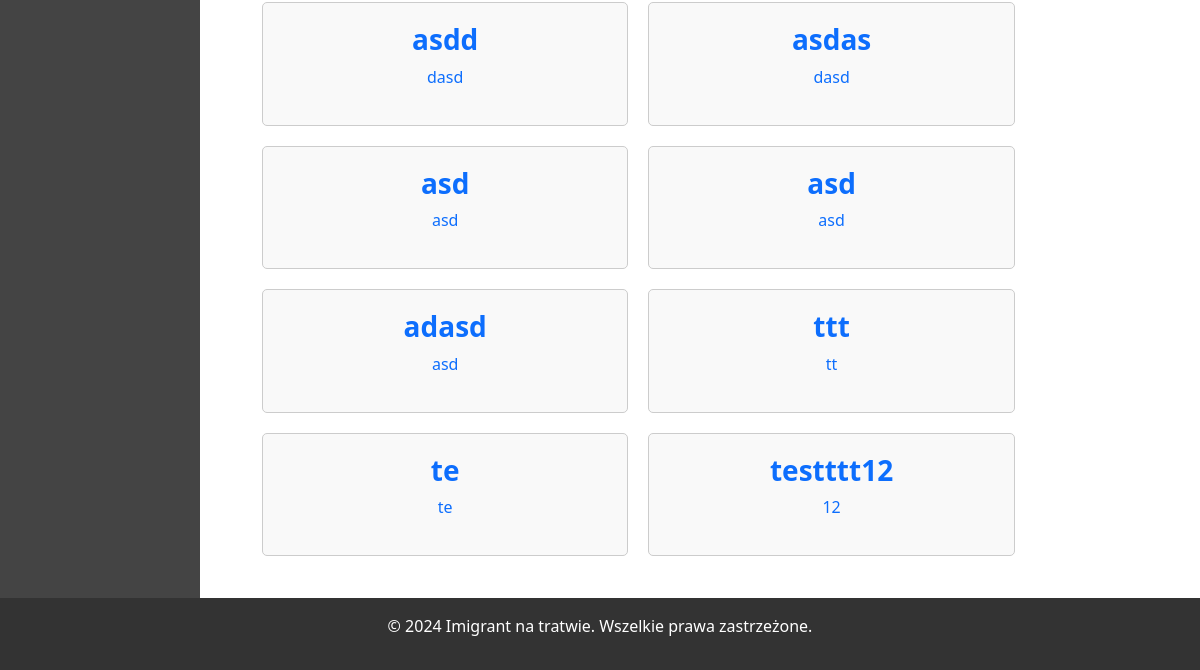
The page /quiz/testlist/ (lower part) on the database as committed earlier.
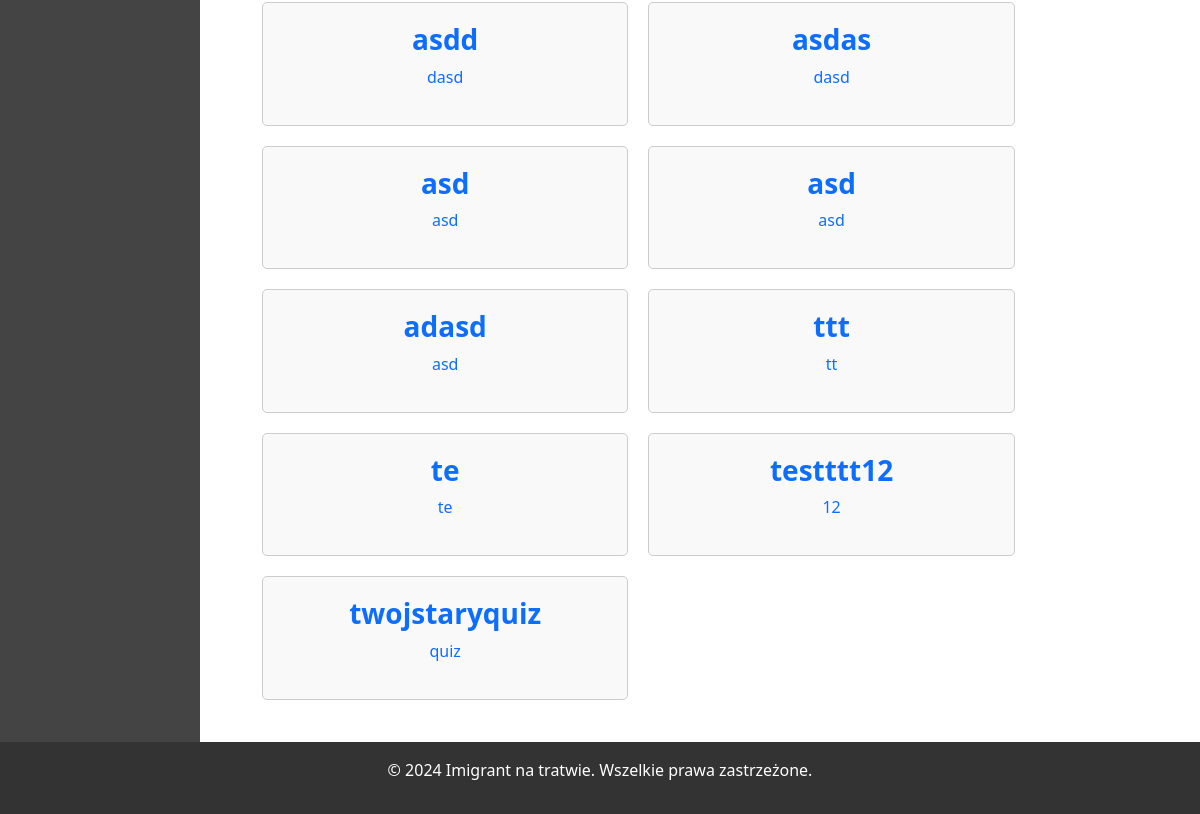
The same page on the database as committed later.
### quizAPP/models.py (models this page shows, shortened)
class Quiz(models.Model):
    title = models.CharField(max_length=200)
    description = models.TextField(blank=True, null=True)
    created_by = models.ForeignKey(User, on_delete=models.PROTECT, related_name='quizzes')

### quizAPP/views.py (the view)
# urls.py: path('testlist/',views.test_list,name='testlist'),
def test_list(request):
    quiz_list = Quiz.objects.all()
    return render(request,"quiz/testlist.html",{'quizzes': quiz_list})

### templates/quiz/testlist.html (shortened to what this page needs)
{% extends "quiz_base.html" %}
{% block content %}
    {% if quizzes %}
        {% for quiz in quizzes %}
          <a href="/attend/{{ quiz.id }}"><div class="quiz-option" style="width: 40%;">
              <h3><b>{{ quiz.title }}</b></h3>
              <p>{{ quiz.description }}</p>
          </div></a>
        {% endfor %}
    {% else %}
        <p>Nie ma dostępnych żadnych quizów.</p>
    {% endif %}
{% endblock %}

Rows that differ between the two databases and show on the page:
added Quiz: title "twojstaryquiz", description "quiz"
